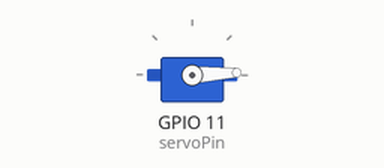
Simulated run of this sketch. Board: ESP32. On the bench: servo.

Above: at 0.05 s.
At 1.3 s:
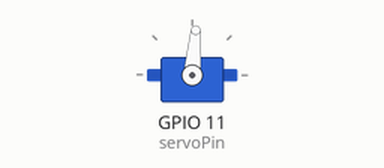
At 2.6 s:
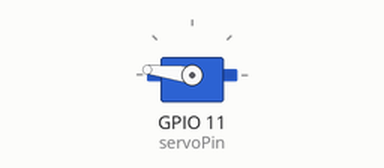
At 5.2 s:
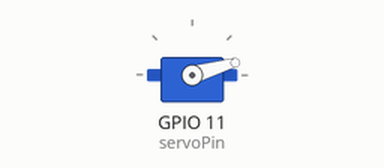
Timing chart, 0 to 7.1 s (numbered marks = the images above):
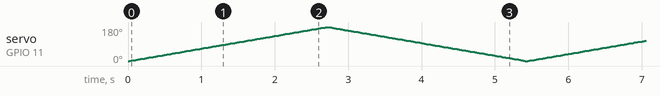

The sketch:

LilygoS3_ServoSweep.ino
```cpp
#include <ESP32Servo.h>

Servo myservo;  // create servo object to control a servo
// twelve servo objects can be created on most boards
int servoPin = 11;
int pos = 0;    // variable to store the servo position

void setup() {
  myservo.attach(servoPin);
}

void loop() {
  for (pos = 0; pos <= 180; pos += 1) { // goes from 0 degrees to 180 degrees
    // in steps of 1 degree
    myservo.write(pos);              // tell servo to go to position in variable 'pos'
    delay(15);                       // waits 15ms for the servo to reach the position
  }
  for (pos = 180; pos >= 0; pos -= 1) { // goes from 180 degrees to 0 degrees
    myservo.write(pos);              // tell servo to go to position in variable 'pos'
    delay(15);                       // waits 15ms for the servo to reach the position
  }
}
```
